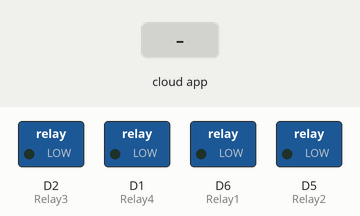
The sketch below on a simulated ESP8266 (NodeMCU). Shown: switched loads named in the sketch (green lamp = pin HIGH). The inputs (shaded band) are chosen by the test bench. WiFi joins after 1.5 s; servers stay silent unless stated; no MQTT or app messages arrive unless stated; what the sketch prints to the serial monitor is not drawn.

Above: at 2.7 s.
2.8 s: the phone or cloud app sets Relay1 to 1
At 3.5 s:
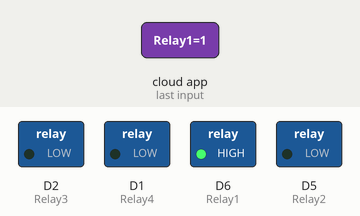
4.3 s: the phone or cloud app sets Relay3 to 1
At 5.5 s:
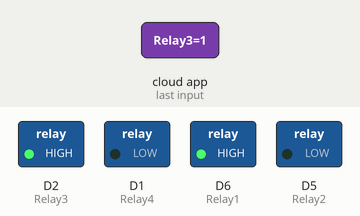
5.8 s: the phone or cloud app sets Relay2 to 1
At 7.0 s:
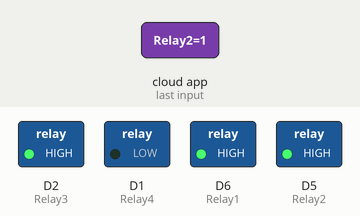
7.3 s: the phone or cloud app sets Relay4 to 1
At 7.7 s:
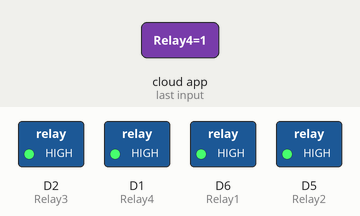
8.8 s: the phone or cloud app sets Relay1 to 0
At 9.2 s:
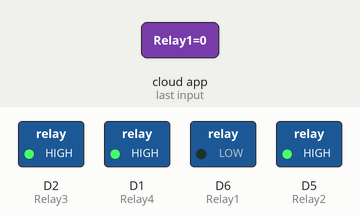
10.3 s: the phone or cloud app sets Relay3 to 0
At 11.1 s:
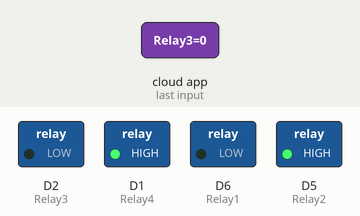
Timing chart, 0 to 12.8 s (numbered marks = the images above; inputs shaded):
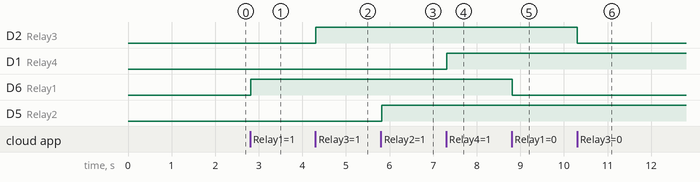

The sketch:

OK_Google_HomeAutomation.ino
```cpp
#include <ESP8266WiFi.h>
#include "Adafruit_MQTT.h"
#include "Adafruit_MQTT_Client.h"

#define Relay1            D6
#define Relay2            D5
#define Relay3            D2
#define Relay4            D1
//#define RelayN          DN (Add extra devices if needed)


#define WLAN_SSID       "WIFI-USERID"             // Your SSID
#define WLAN_PASS       "WIFI-PASSWORD"        // Your password

#define AIO_SERVER      "io.adafruit.com"
#define AIO_SERVERPORT  1883                   // use 8883 for SSL
#define AIO_USERNAME  "Find it from your adafruit account"
#define AIO_KEY       "Find it from your adafruit account"

// Create an ESP8266 WiFiClient class to connect to the MQTT server.
WiFiClient client;
// or... use WiFiFlientSecure for SSL
//WiFiClientSecure client;

// Setup the MQTT client class by passing in the WiFi client and MQTT server and login details.
Adafruit_MQTT_Client mqtt(&client, AIO_SERVER, AIO_SERVERPORT, AIO_USERNAME, AIO_KEY);

/*------------------------------------ Feeds -------------------------------------------------*/


// Setup a feed called 'on-off' for subscribing to changes.
Adafruit_MQTT_Subscribe Hall_Light = Adafruit_MQTT_Subscribe(&mqtt, AIO_USERNAME"/feeds/Relay1"); // FeedName
Adafruit_MQTT_Subscribe Room_Light = Adafruit_MQTT_Subscribe(&mqtt, AIO_USERNAME "/feeds/Relay2");
Adafruit_MQTT_Subscribe TV = Adafruit_MQTT_Subscribe(&mqtt, AIO_USERNAME "/feeds/Relay3");
Adafruit_MQTT_Subscribe AC = Adafruit_MQTT_Subscribe(&mqtt, AIO_USERNAME "/feeds/Relay4");
//Adafruit_MQTT_Subscribe Light = Adafruit_MQTT_Subscribe(&mqtt, AIO_USERNAME "/feeds/Relay5");
//Add as many connections as you nees

void MQTT_connect();

void setup() {
  Serial.begin(115200);

  pinMode(Relay1, OUTPUT);
  pinMode(Relay2, OUTPUT);
  pinMode(Relay3, OUTPUT);
  pinMode(Relay4, OUTPUT);
  //pinMode(RelayN, OUTPUT);


  // Connect to WiFi access point.
  Serial.println(); Serial.println();
  Serial.print("Connecting to ");
  Serial.println(WLAN_SSID);

  WiFi.begin(WLAN_SSID, WLAN_PASS);
  while (WiFi.status() != WL_CONNECTED) {
    delay(500);
    Serial.print(".");
  }
  Serial.println();

  Serial.println("WiFi connected");
  Serial.println("IP address: ");
  Serial.println(WiFi.localIP());


  // Setup MQTT subscription for onoff feed.
  mqtt.subscribe(&Hall_Light);
  mqtt.subscribe(&TV);
  mqtt.subscribe(&Room_Light);
  mqtt.subscribe(&AC);
  //mqtt.subscribe(&OtherDevices);
}

void loop() {

  MQTT_connect();


  Adafruit_MQTT_Subscribe *subscription;
  while ((subscription = mqtt.readSubscription(20000))) {
    if (subscription == &Hall_Light) {
      Serial.print(F("Got: "));
      Serial.println((char *)Hall_Light.lastread);
      int Hall_Light_State = atoi((char *)Hall_Light.lastread);
      digitalWrite(Relay1, Hall_Light_State);

    }
    if (subscription == &Room_Light) {
      Serial.print(F("Got: "));
      Serial.println((char *)Room_Light.lastread);
      int Room_Light_State = atoi((char *)Room_Light.lastread);
      digitalWrite(Relay2, Room_Light_State);
    }
    if (subscription == &TV) {
      Serial.print(F("Got: "));
      Serial.println((char *)TV.lastread);
      int TV_State = atoi((char *)TV.lastread);
      digitalWrite(Relay3, TV_State);
    }
    if (subscription == &AC) {
      Serial.print(F("Got: "));
      Serial.println((char *)AC.lastread);
      int AC_State = atoi((char *)AC.lastread);
      digitalWrite(Relay4, AC_State);
    }
/*    if (subscription == &OtherDevices) {
      Serial.print(F("Got: "));
      Serial.println((char *)OtherDevices.lastread);
      int OtherDevices_State = atoi((char *)OtherDevices.lastread);
      digitalWrite(Relay4, OtherDevices_State);
      } */

  }

}

void MQTT_connect() {
  int8_t ret;

  // Stop if already connected.
  if (mqtt.connected()) {
    return;
  }

  Serial.print("Connecting to MQTT... ");

  uint8_t retries = 3;

  while ((ret = mqtt.connect()) != 0) { // connect will return 0 for connected
    Serial.println(mqtt.connectErrorString(ret));
    Serial.println("Retrying MQTT connection in 5 seconds...");
    mqtt.disconnect();
    delay(5000);  // wait 5 seconds
    retries--;
    if (retries == 0) {
      // basically die and wait for WDT to reset me
      while (1);
    }
  }
  Serial.println("MQTT Connected!");

}
```

Measured:
- after the input at 2.8 s, D6 (Relay1): LOW → HIGH at once
- after the input at 4.3 s, D2 (Relay3): LOW → HIGH at once
- after the input at 5.8 s, D5 (Relay2): LOW → HIGH at once
- after the input at 7.3 s, D1 (Relay4): LOW → HIGH at once
- after the input at 8.8 s, D6 (Relay1): HIGH → LOW at once
- after the input at 10.3 s, D2 (Relay3): HIGH → LOW at once
